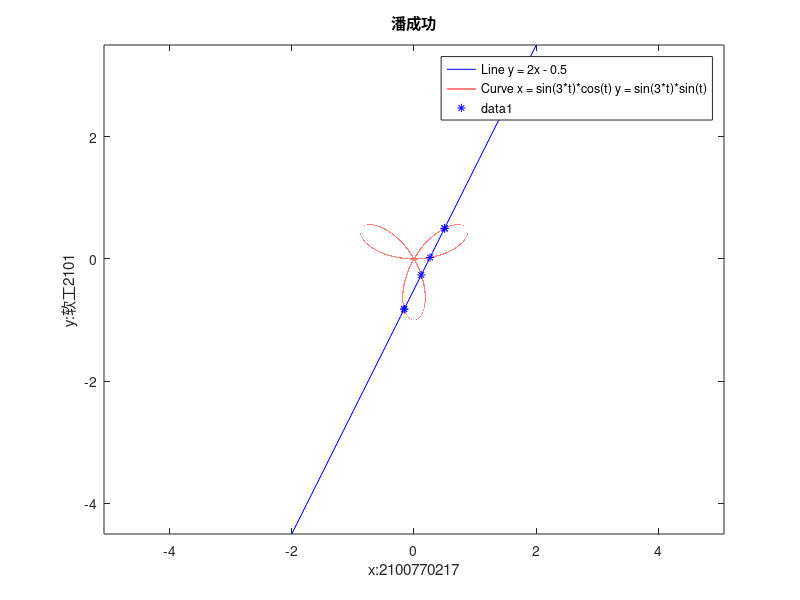

MATLAB code for this plot:
% % 矩阵的算术运算
% A = [1 2 3; 4 5 6];
% B = [3 2 1; 6 5 4];
% C = [2 3; 1 2; 4 5];
% ma = A + B % 矩阵相加
% ms = A - B % 矩阵相减
% mm = A * C % 矩阵相乘 (2,3) x (3,2) = (2,2)，A的列要和B的行相同
% mdm = A .* B % 数组乘
% md = A / B % 矩阵相乘
% masquare = A.^2 % 数组幂
% mbsquare = B.^2


% 
% % 绘制两条曲线的交点
% % y=2x-0.5 和参数曲线
% 
% 
% % 定义函数
% 定义第一条直线
x1 = linspace(-2, 2, 100);  % 取一个范围
y1 = 2*x1 - 0.5;
figure;
plot(x1, y1, 'b');  % 绘制为蓝色

hold on;  % 将要绘制的图形保持在同一个图中

% 定义参数 t
t = linspace(0, pi, 100000);  % 从 0 到 pi 均匀取点

% 计算第二条曲线的 x 和 y
x2 = sin(3*t) .* cos(t);
y2 = sin(3*t) .* sin(t);

% 绘制第二条曲线
plot(x2, y2, 'r');  % 绘制为红色

% 求解交点
tol = 1e-4;  % 容差值
intersections = [];
for i = 1:length(t)
    % 计算当前 t 对应的曲线点
    x_curr = x2(i);
    y_curr = y2(i);

    % 检查当前曲线点是否满足直线方程
    dist = abs(y_curr - (2*x_curr - 0.5));
    if dist < tol
        intersections = [intersections; x_curr, y_curr];
    end
end

intersections

% disp(intersections);  % 输出交点数组内容

% 绘制交点
plot(intersections(:, 1), intersections(:, 2), 'b*');  % 绘制交点为黑色圆点
% 添加图例和标签
axis equal;
legend('Line y = 2x - 0.5', 'Curve x = sin(3*t)*cos(t) y = sin(3*t)*sin(t)', 'data1', 'Location', 'best');
xlabel('x:2100770217');
ylabel('y:软工2101');
title('潘成功');


% % 计算公式中的每一项
% n = 100;  % 设置 n 的值
% terms = 1./(1:2*n-1);  % 计算所有项的值，即 1/(2*1-1), 1/(2*2-1), ..., 1/(2*n-1)
% 
% % 计算累加和
% y = sum(terms);
% 
% % i. 输出 n=100 时，对应的 y 值，保留 3 位有效数字
% disp(['For n=100, y = ', num2str(y, '%.3f')]);  % 显示保留 3 位有效数字的 y 值
% 
% % ii. 找到 y < 3 时最大的 n 值，同时输出对应的 n 值及 y 值
% n_values = 1:100;  % 设置 n 的取值范围
% y_values = cumsum(1./(1:2*n_values-1));  % 计算对应的 y 值序列
% 
% % 找到满足 y < 3 的最大的 n 值
% max_n_less_than_3 = find(y_values < 3, 1, 'last');  % 找到最后一个满足条件的 n 值
% corresponding_y_value = y_values(max_n_less_than_3);  % 获取对应的 y 值
% disp(['For y < 3, the maximum n value is ', num2str(max_n_less_than_3), ' and the corresponding y value is ', num2str(corresponding_y_value)]);

% 绘制 y 值随 n 变化的曲线图
% figure;
% plot(n_values, y_values, 'b.-');  % 绘制 y 值随 n 变化的曲线
% xlabel('n');  % 设置 x 轴标签
% ylabel('y');  % 设置 y 轴标签
% title('Plot of y vs. n');  % 设置图标题
% grid on;  % 显示网格


% i. 输出 n=100 时，对应的 y 值，保留 3 位有效数字
n = 1:100;  % 设置 n 的值
terms = 1./(2*n-1);  % 计算所有项的值，即 1/(2*1-1), 1/(2*2-1), ..., 1/(2*n-1)
y = sum(terms);  % 计算累加和

% 显示保留 3 位有效数字的 y 值
disp(['当 n=100时, y = ', num2str(y, '%.3f')]);

% ii. 找到 y < 3 时最大的 n 值，同时输出对应的 n 值及 y 值
n_values = 1:100;  % 设置 n 的取值范围
y_values = cumsum(1./(2*n_values-1));  % 计算对应的 y 值序列

% 找到满足 y < 3 的最大的 n 值
max_n_less_than_3 = find(y_values < 3, 1, 'last');  % 找到最后一个满足条件的 n 值
corresponding_y_value = y_values(max_n_less_than_3);  % 获取对应的 y 值
disp(['y < 3的最大值, 即当 n 的值 = ', num2str(max_n_less_than_3), ' 时， y 的值= ', num2str(corresponding_y_value,'%.3f')]);


